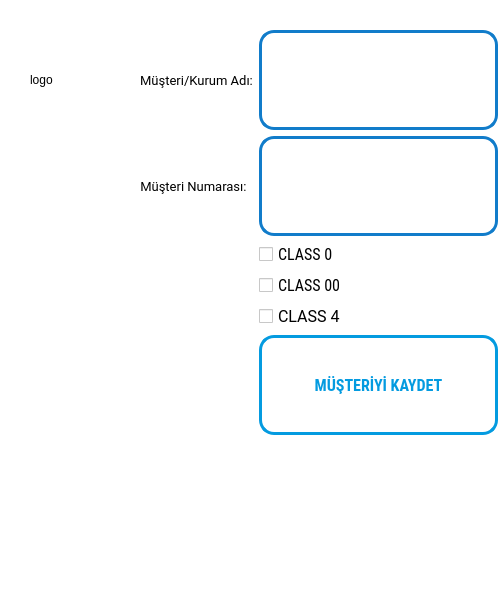
<?xml version="1.0" encoding="UTF-8"?>
<ui version="4.0">
 <class>MusteriOlustur</class>
 <widget class="QMainWindow" name="MusteriOlustur">
  <property name="geometry">
   <rect>
    <x>0</x>
    <y>0</y>
    <width>500</width>
    <height>600</height>
   </rect>
  </property>
  <property name="sizePolicy">
   <sizepolicy hsizetype="Fixed" vsizetype="Fixed">
    <horstretch>0</horstretch>
    <verstretch>0</verstretch>
   </sizepolicy>
  </property>
  <property name="minimumSize">
   <size>
    <width>500</width>
    <height>600</height>
   </size>
  </property>
  <property name="maximumSize">
   <size>
    <width>500</width>
    <height>600</height>
   </size>
  </property>
  <property name="windowTitle">
   <string>Müşteri Oluştur</string>
  </property>
  <property name="styleSheet">
   <string notr="true">background-color: rgb(255, 255, 255);</string>
  </property>
  <widget class="QWidget" name="centralwidget">
   <widget class="QWidget" name="formLayoutWidget">
    <property name="geometry">
     <rect>
      <x>140</x>
      <y>30</y>
      <width>358</width>
      <height>541</height>
     </rect>
    </property>
    <layout class="QFormLayout" name="formLayout">
     <item row="0" column="0">
      <widget class="QLabel" name="musteri_kurum_adi_info">
       <property name="minimumSize">
        <size>
         <width>0</width>
         <height>100</height>
        </size>
       </property>
       <property name="maximumSize">
        <size>
         <width>16777215</width>
         <height>100</height>
        </size>
       </property>
       <property name="font">
        <font>
         <family>Roboto</family>
         <pointsize>10</pointsize>
        </font>
       </property>
       <property name="text">
        <string>Müşteri/Kurum Adı:</string>
       </property>
       <property name="alignment">
        <set>Qt::AlignCenter</set>
       </property>
      </widget>
     </item>
     <item row="0" column="1">
      <widget class="QLineEdit" name="musteri_kurum_adi_lineedit">
       <property name="maximumSize">
        <size>
         <width>16777215</width>
         <height>100</height>
        </size>
       </property>
       <property name="font">
        <font>
         <family>Roboto Condensed</family>
         <pointsize>12</pointsize>
        </font>
       </property>
       <property name="styleSheet">
        <string notr="true">QLineEdit{

border: 3px solid;
border-color:rgb(17, 124, 202);
border-radius:15px

}</string>
       </property>
       <property name="alignment">
        <set>Qt::AlignCenter</set>
       </property>
      </widget>
     </item>
     <item row="1" column="0">
      <widget class="QLabel" name="musteri_numarasi_info">
       <property name="minimumSize">
        <size>
         <width>0</width>
         <height>100</height>
        </size>
       </property>
       <property name="maximumSize">
        <size>
         <width>16777215</width>
         <height>100</height>
        </size>
       </property>
       <property name="font">
        <font>
         <family>Roboto</family>
         <pointsize>10</pointsize>
        </font>
       </property>
       <property name="text">
        <string>Müşteri Numarası: </string>
       </property>
       <property name="alignment">
        <set>Qt::AlignCenter</set>
       </property>
      </widget>
     </item>
     <item row="1" column="1">
      <widget class="QLineEdit" name="musteri_numarasi_lineedit">
       <property name="minimumSize">
        <size>
         <width>0</width>
         <height>100</height>
        </size>
       </property>
       <property name="maximumSize">
        <size>
         <width>16777215</width>
         <height>100</height>
        </size>
       </property>
       <property name="font">
        <font>
         <family>Roboto Condensed</family>
         <pointsize>12</pointsize>
        </font>
       </property>
       <property name="styleSheet">
        <string notr="true">QLineEdit{

border: 3px solid;
border-color:rgb(17, 124, 202);
border-radius:15px

}</string>
       </property>
       <property name="alignment">
        <set>Qt::AlignCenter</set>
       </property>
      </widget>
     </item>
     <item row="3" column="1">
      <widget class="QCheckBox" name="class00">
       <property name="font">
        <font>
         <family>Roboto Condensed</family>
         <pointsize>12</pointsize>
        </font>
       </property>
       <property name="text">
        <string>CLASS 00</string>
       </property>
      </widget>
     </item>
     <item row="2" column="1">
      <widget class="QCheckBox" name="class0">
       <property name="font">
        <font>
         <family>Roboto Condensed</family>
         <pointsize>12</pointsize>
         <weight>50</weight>
         <bold>false</bold>
        </font>
       </property>
       <property name="text">
        <string>CLASS 0</string>
       </property>
      </widget>
     </item>
     <item row="4" column="1">
      <widget class="QCheckBox" name="class4">
       <property name="font">
        <font>
         <family>Roboto</family>
         <pointsize>12</pointsize>
        </font>
       </property>
       <property name="text">
        <string>CLASS 4</string>
       </property>
      </widget>
     </item>
     <item row="5" column="1">
      <widget class="QPushButton" name="kaydet_buton">
       <property name="minimumSize">
        <size>
         <width>0</width>
         <height>100</height>
        </size>
       </property>
       <property name="maximumSize">
        <size>
         <width>16777215</width>
         <height>100</height>
        </size>
       </property>
       <property name="font">
        <font>
         <family>Roboto Condensed</family>
         <pointsize>12</pointsize>
         <weight>75</weight>
         <bold>true</bold>
        </font>
       </property>
       <property name="styleSheet">
        <string notr="true">QPushButton {
color: rgb(4, 155, 224);
background-color: rgb(255, 255, 255);
border: 3px solid;
border-color:#049BE0;
border-radius:15px
}

QPushButton:hover{
	color: rgb(255, 255, 255);
	background-color: rgb(4, 155, 224);

}

QPushButton:pressed{
	background-color: rgb(62, 198, 247);
}</string>
       </property>
       <property name="text">
        <string>MÜŞTERİYİ KAYDET</string>
       </property>
      </widget>
     </item>
     <item row="6" column="1">
      <widget class="QLabel" name="bilgi_label">
       <property name="font">
        <font>
         <family>Roboto Black</family>
         <pointsize>9</pointsize>
         <weight>75</weight>
         <bold>true</bold>
        </font>
       </property>
       <property name="text">
        <string/>
       </property>
       <property name="alignment">
        <set>Qt::AlignCenter</set>
       </property>
      </widget>
     </item>
    </layout>
   </widget>
   <widget class="QLabel" name="logo">
    <property name="geometry">
     <rect>
      <x>30</x>
      <y>30</y>
      <width>65</width>
      <height>100</height>
     </rect>
    </property>
    <property name="text">
     <string>logo</string>
    </property>
   </widget>
  </widget>
 </widget>
 <resources/>
 <connections/>
</ui>
